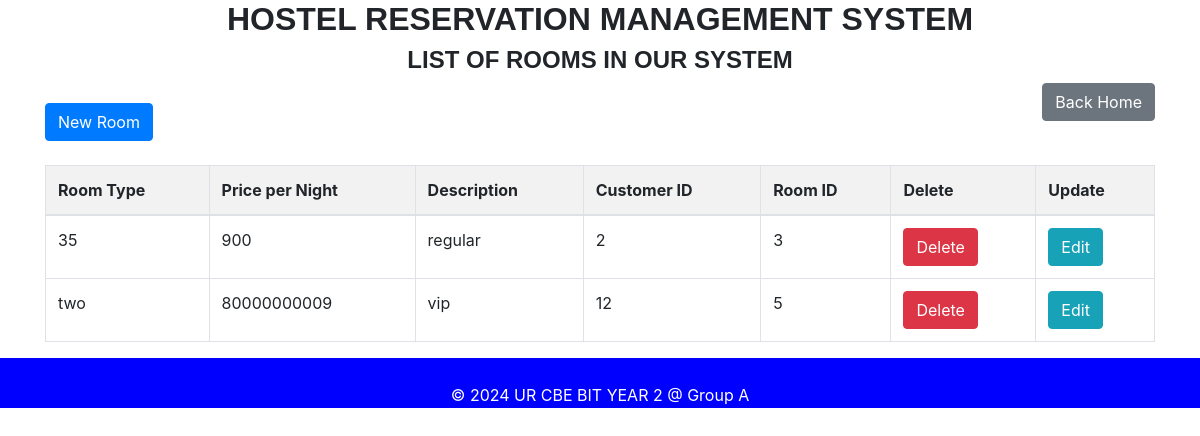
Screenshot of /room_table.php with the database file from the repository.
### tables this page shows
CREATE TABLE `room` (
  `Roomtype` varchar(18) NOT NULL,
  `Pricepernight` varchar(21) NOT NULL,
  `Description` varchar(250) NOT NULL,
  `customer_id` int(11) NOT NULL,
  `room_id` int(11) NOT NULL
);

### room_table.php (the view, shortened to what this page needs)
<!DOCTYPE html>
<html lang="en">
<head>
    <link href="https://stackpath.bootstrapcdn.com/bootstrap/4.5.2/css/bootstrap.min.css" rel="stylesheet">
</head>
<body>
    <div class="container">
        <h2 class="text-center font-weight-bold" style="font-family: 'Century', sans-serif;">HOSTEL RESERVATION MANAGEMENT SYSTEM</h2>
        <h4 class="text-center font-weight-bold" style="font-family: 'Century', sans-serif;">LIST OF ROOMS IN OUR SYSTEM</h4>
        <a href="room.php" class="btn btn-primary" style="margin-top: 20px;">New Room</a>
        <a href="home.php" class="btn btn-secondary float-right">Back Home</a>
        <br /><br />
        <table class="table table-bordered">
            <thead class="bg-warning">
                <tr>
                    <th>Room Type</th>
                    <th>Price per Night</th>
                    <th>Description</th>
                    <th>Customer ID</th>
                    <th>Room ID</th>
                    <th>Delete</th>
                    <th>Update</th>
                </tr>
            </thead>
            <tbody>
                <?php
                include "dbconnection.php";
                $sql = "SELECT * FROM room";
                $result = $connection->query($sql);
                if ($result->num_rows > 0) {
                    while ($row = $result->fetch_assoc()) {
                        echo "<tr>
                            <td>" . htmlspecialchars($row['Roomtype']) . "</td>
                            <td>" . htmlspecialchars($row['Pricepernight']) . "</td>
                            <td>" . htmlspecialchars($row['Description']) . "</td>
                            <td>" . htmlspecialchars($row['customer_id']) . "</td>
                            <td>" . htmlspecialchars($row['room_id']) . "</td>
                            <td><a class='btn btn-danger' href='deleteroom.php?room_id=" . urlencode($row['room_id']) . "'>Delete</a></td>
                            <td><a class='btn btn-info' href='update_room.php?room_id=" . urlencode($row['room_id']) . "'>Edit</a></td>
                        </tr>";
                    }
                } else {
                    echo "<tr><td colspan='7'>No data found</td></tr>";
                }
                ?>
            </tbody>
        </table>
    </div>
    <footer>
        <p>&copy; 2024 UR CBE BIT YEAR 2 @ Group A</p>
    </footer>
</body>
</html>

### room_table.php (style rules this page uses)
table { width: 100%; border-collapse: collapse; }
th, td { border: 1px solid #ddd; padding: 8px; text-align: left; }
th { background-color: #f2f2f2; }
footer { height: 50px; text-align: center; padding: 25px; color: white; background-color: blue; }

### rows the page displays
room: Roomtype "35", Pricepernight "900", Description "regular", customer "2", room_id "3"
room: Roomtype "two", Pricepernight "80000000009", Description "vip", customer "12", room_id "5"
